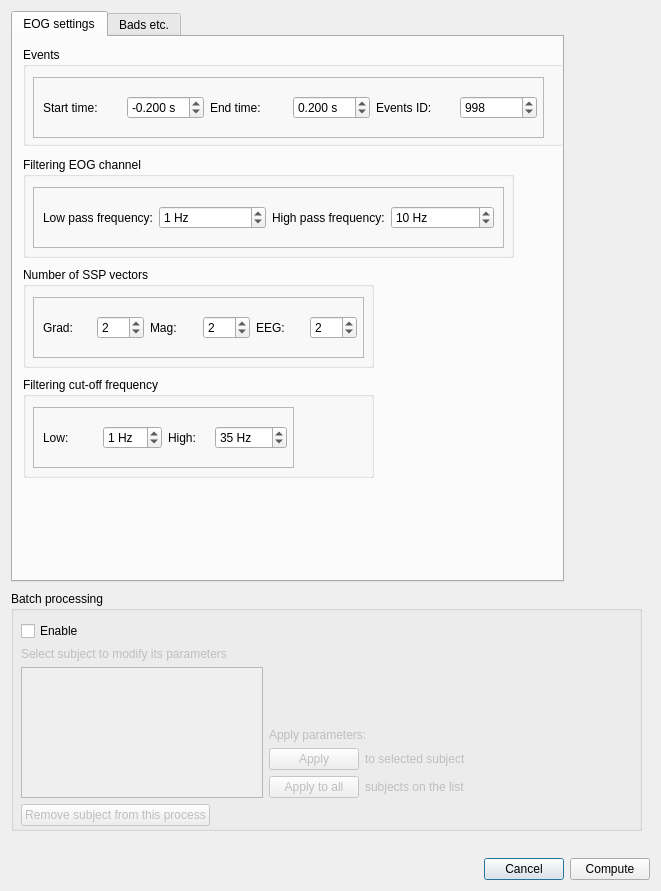
<?xml version="1.0" encoding="UTF-8"?>
<ui version="4.0">
 <class>Dialog</class>
 <widget class="QDialog" name="Dialog">
  <property name="enabled">
   <bool>true</bool>
  </property>
  <property name="geometry">
   <rect>
    <x>0</x>
    <y>0</y>
    <width>661</width>
    <height>891</height>
   </rect>
  </property>
  <property name="windowTitle">
   <string>Meggie - Compute EOG projections</string>
  </property>
  <layout class="QGridLayout" name="gridLayout">
   <item row="1" column="0">
    <layout class="QHBoxLayout" name="horizontalLayout_13">
     <item>
      <spacer name="horizontalSpacer">
       <property name="orientation">
        <enum>Qt::Horizontal</enum>
       </property>
       <property name="sizeHint" stdset="0">
        <size>
         <width>40</width>
         <height>20</height>
        </size>
       </property>
      </spacer>
     </item>
     <item>
      <widget class="QPushButton" name="pushButtonCancel">
       <property name="text">
        <string>Cancel</string>
       </property>
      </widget>
     </item>
     <item>
      <widget class="QPushButton" name="pushButtonCompute">
       <property name="sizePolicy">
        <sizepolicy hsizetype="Minimum" vsizetype="Fixed">
         <horstretch>0</horstretch>
         <verstretch>0</verstretch>
        </sizepolicy>
       </property>
       <property name="text">
        <string>Compute</string>
       </property>
      </widget>
     </item>
    </layout>
   </item>
   <item row="0" column="0">
    <widget class="QScrollArea" name="scrollArea">
     <property name="frameShape">
      <enum>QFrame::NoFrame</enum>
     </property>
     <property name="widgetResizable">
      <bool>true</bool>
     </property>
     <widget class="QWidget" name="scrollAreaWidgetContents">
      <property name="geometry">
       <rect>
        <x>0</x>
        <y>0</y>
        <width>643</width>
        <height>838</height>
       </rect>
      </property>
      <property name="minimumSize">
       <size>
        <width>540</width>
        <height>690</height>
       </size>
      </property>
      <widget class="QTabWidget" name="tabWidgetEOGSettings">
       <property name="geometry">
        <rect>
         <x>0</x>
         <y>0</y>
         <width>553</width>
         <height>571</height>
        </rect>
       </property>
       <property name="currentIndex">
        <number>0</number>
       </property>
       <widget class="QWidget" name="tabEOG1">
        <attribute name="title">
         <string>EOG settings</string>
        </attribute>
        <widget class="QGroupBox" name="groupBoxFilter">
         <property name="geometry">
          <rect>
           <x>10</x>
           <y>340</y>
           <width>351</width>
           <height>101</height>
          </rect>
         </property>
         <property name="title">
          <string>Filtering cut-off frequency</string>
         </property>
         <widget class="QFrame" name="frame_7">
          <property name="geometry">
           <rect>
            <x>10</x>
            <y>30</y>
            <width>261</width>
            <height>61</height>
           </rect>
          </property>
          <property name="frameShape">
           <enum>QFrame::StyledPanel</enum>
          </property>
          <property name="frameShadow">
           <enum>QFrame::Raised</enum>
          </property>
          <widget class="QWidget" name="horizontalLayoutWidget_19">
           <property name="geometry">
            <rect>
             <x>10</x>
             <y>10</y>
             <width>244</width>
             <height>41</height>
            </rect>
           </property>
           <layout class="QHBoxLayout" name="horizontalLayout_25">
            <item>
             <layout class="QHBoxLayout" name="horizontalLayout_26">
              <item>
               <widget class="QLabel" name="labelLow">
                <property name="text">
                 <string>Low:</string>
                </property>
               </widget>
              </item>
              <item>
               <widget class="QSpinBox" name="spinBoxLow">
                <property name="suffix">
                 <string> Hz</string>
                </property>
                <property name="value">
                 <number>1</number>
                </property>
               </widget>
              </item>
             </layout>
            </item>
            <item>
             <layout class="QHBoxLayout" name="horizontalLayout_27">
              <item>
               <widget class="QLabel" name="labelHigh">
                <property name="text">
                 <string>High:</string>
                </property>
               </widget>
              </item>
              <item>
               <widget class="QSpinBox" name="spinBoxHigh">
                <property name="suffix">
                 <string> Hz</string>
                </property>
                <property name="maximum">
                 <number>1000</number>
                </property>
                <property name="value">
                 <number>35</number>
                </property>
               </widget>
              </item>
             </layout>
            </item>
           </layout>
          </widget>
         </widget>
        </widget>
        <widget class="QGroupBox" name="groupBoxFilteringEOG">
         <property name="geometry">
          <rect>
           <x>10</x>
           <y>120</y>
           <width>491</width>
           <height>101</height>
          </rect>
         </property>
         <property name="title">
          <string>Filtering EOG channel</string>
         </property>
         <widget class="QFrame" name="frame_6">
          <property name="geometry">
           <rect>
            <x>10</x>
            <y>30</y>
            <width>471</width>
            <height>61</height>
           </rect>
          </property>
          <property name="frameShape">
           <enum>QFrame::StyledPanel</enum>
          </property>
          <property name="frameShadow">
           <enum>QFrame::Raised</enum>
          </property>
          <widget class="QWidget" name="horizontalLayoutWidget_20">
           <property name="geometry">
            <rect>
             <x>10</x>
             <y>10</y>
             <width>451</width>
             <height>41</height>
            </rect>
           </property>
           <layout class="QHBoxLayout" name="horizontalLayout_18">
            <item>
             <layout class="QHBoxLayout" name="horizontalLayout_23">
              <item>
               <widget class="QLabel" name="labelLowPass">
                <property name="text">
                 <string>Low pass frequency:</string>
                </property>
               </widget>
              </item>
              <item>
               <widget class="QSpinBox" name="spinBoxLowPass">
                <property name="suffix">
                 <string> Hz</string>
                </property>
                <property name="value">
                 <number>1</number>
                </property>
               </widget>
              </item>
             </layout>
            </item>
            <item>
             <layout class="QHBoxLayout" name="horizontalLayout_24">
              <item>
               <widget class="QLabel" name="labelHighPass">
                <property name="text">
                 <string>High pass frequency:</string>
                </property>
               </widget>
              </item>
              <item>
               <widget class="QSpinBox" name="spinBoxHighPass">
                <property name="suffix">
                 <string> Hz</string>
                </property>
                <property name="maximum">
                 <number>1000</number>
                </property>
                <property name="value">
                 <number>10</number>
                </property>
               </widget>
              </item>
             </layout>
            </item>
           </layout>
          </widget>
         </widget>
        </widget>
        <widget class="QGroupBox" name="groupBoxSSP">
         <property name="geometry">
          <rect>
           <x>10</x>
           <y>230</y>
           <width>351</width>
           <height>101</height>
          </rect>
         </property>
         <property name="title">
          <string>Number of SSP vectors</string>
         </property>
         <widget class="QFrame" name="frame_2">
          <property name="geometry">
           <rect>
            <x>10</x>
            <y>30</y>
            <width>331</width>
            <height>61</height>
           </rect>
          </property>
          <property name="frameShape">
           <enum>QFrame::StyledPanel</enum>
          </property>
          <property name="frameShadow">
           <enum>QFrame::Raised</enum>
          </property>
          <widget class="QWidget" name="horizontalLayoutWidget_9">
           <property name="geometry">
            <rect>
             <x>10</x>
             <y>10</y>
             <width>314</width>
             <height>41</height>
            </rect>
           </property>
           <layout class="QHBoxLayout" name="horizontalLayout_9">
            <item>
             <layout class="QHBoxLayout" name="horizontalLayout_3">
              <item>
               <widget class="QLabel" name="labelGrad">
                <property name="text">
                 <string>Grad:</string>
                </property>
               </widget>
              </item>
              <item>
               <widget class="QSpinBox" name="spinBoxGrad">
                <property name="value">
                 <number>2</number>
                </property>
               </widget>
              </item>
             </layout>
            </item>
            <item>
             <layout class="QHBoxLayout" name="horizontalLayout_4">
              <item>
               <widget class="QLabel" name="labelMag">
                <property name="text">
                 <string>Mag:</string>
                </property>
               </widget>
              </item>
              <item>
               <widget class="QSpinBox" name="spinBoxMag">
                <property name="value">
                 <number>2</number>
                </property>
               </widget>
              </item>
             </layout>
            </item>
            <item>
             <layout class="QHBoxLayout" name="horizontalLayout_5">
              <item>
               <widget class="QLabel" name="labelEeg">
                <property name="text">
                 <string>EEG:</string>
                </property>
               </widget>
              </item>
              <item>
               <widget class="QSpinBox" name="spinBoxEeg">
                <property name="value">
                 <number>2</number>
                </property>
               </widget>
              </item>
             </layout>
            </item>
           </layout>
          </widget>
         </widget>
        </widget>
        <widget class="QGroupBox" name="groupBoxEvent">
         <property name="geometry">
          <rect>
           <x>10</x>
           <y>10</y>
           <width>541</width>
           <height>99</height>
          </rect>
         </property>
         <property name="title">
          <string>Events</string>
         </property>
         <widget class="QFrame" name="frame">
          <property name="geometry">
           <rect>
            <x>10</x>
            <y>30</y>
            <width>511</width>
            <height>61</height>
           </rect>
          </property>
          <property name="frameShape">
           <enum>QFrame::StyledPanel</enum>
          </property>
          <property name="frameShadow">
           <enum>QFrame::Raised</enum>
          </property>
          <widget class="QWidget" name="horizontalLayoutWidget_8">
           <property name="geometry">
            <rect>
             <x>10</x>
             <y>10</y>
             <width>494</width>
             <height>41</height>
            </rect>
           </property>
           <layout class="QHBoxLayout" name="horizontalLayout_8">
            <item>
             <layout class="QHBoxLayout" name="horizontalLayout">
              <item>
               <widget class="QLabel" name="labelTmin">
                <property name="text">
                 <string>Start time:</string>
                </property>
               </widget>
              </item>
              <item>
               <widget class="QDoubleSpinBox" name="doubleSpinBoxTmin">
                <property name="suffix">
                 <string> s</string>
                </property>
                <property name="decimals">
                 <number>3</number>
                </property>
                <property name="minimum">
                 <double>-99.989999999999995</double>
                </property>
                <property name="singleStep">
                 <double>0.050000000000000</double>
                </property>
                <property name="value">
                 <double>-0.200000000000000</double>
                </property>
               </widget>
              </item>
             </layout>
            </item>
            <item>
             <layout class="QHBoxLayout" name="horizontalLayout_2">
              <item>
               <widget class="QLabel" name="labelTmax">
                <property name="text">
                 <string>End time:</string>
                </property>
               </widget>
              </item>
              <item>
               <widget class="QDoubleSpinBox" name="doubleSpinBoxTmax">
                <property name="suffix">
                 <string> s</string>
                </property>
                <property name="decimals">
                 <number>3</number>
                </property>
                <property name="minimum">
                 <double>-99.989999999999995</double>
                </property>
                <property name="singleStep">
                 <double>0.050000000000000</double>
                </property>
                <property name="value">
                 <double>0.200000000000000</double>
                </property>
               </widget>
              </item>
             </layout>
            </item>
            <item>
             <layout class="QHBoxLayout" name="horizontalLayout_6">
              <item>
               <widget class="QLabel" name="labelEventID">
                <property name="text">
                 <string>Events ID:</string>
                </property>
               </widget>
              </item>
              <item>
               <widget class="QSpinBox" name="spinBoxEventsID">
                <property name="maximum">
                 <number>10000</number>
                </property>
                <property name="value">
                 <number>998</number>
                </property>
               </widget>
              </item>
             </layout>
            </item>
           </layout>
          </widget>
         </widget>
        </widget>
       </widget>
       <widget class="QWidget" name="tabEOG2">
        <attribute name="title">
         <string>Bads etc.</string>
        </attribute>
        <widget class="QWidget" name="horizontalLayoutWidget_17">
         <property name="geometry">
          <rect>
           <x>10</x>
           <y>60</y>
           <width>351</width>
           <height>41</height>
          </rect>
         </property>
         <layout class="QHBoxLayout" name="horizontalLayout_21">
          <item>
           <widget class="QLabel" name="labelStart1">
            <property name="text">
             <string>Start artifact detection after</string>
            </property>
           </widget>
          </item>
          <item>
           <widget class="QSpinBox" name="spinBoxStart"/>
          </item>
          <item>
           <widget class="QLabel" name="labelStart2">
            <property name="text">
             <string>seconds.</string>
            </property>
           </widget>
          </item>
         </layout>
        </widget>
        <widget class="QWidget" name="horizontalLayoutWidget">
         <property name="geometry">
          <rect>
           <x>10</x>
           <y>160</y>
           <width>281</width>
           <height>41</height>
          </rect>
         </property>
         <layout class="QHBoxLayout" name="horizontalLayout_7">
          <item>
           <widget class="QLabel" name="labelJobs">
            <property name="text">
             <string>Number of jobs to run in parallel:</string>
            </property>
           </widget>
          </item>
          <item>
           <widget class="QSpinBox" name="spinBoxJobs">
            <property name="value">
             <number>1</number>
            </property>
           </widget>
          </item>
         </layout>
        </widget>
        <widget class="QWidget" name="layoutWidget">
         <property name="geometry">
          <rect>
           <x>10</x>
           <y>10</y>
           <width>531</width>
           <height>41</height>
          </rect>
         </property>
         <layout class="QHBoxLayout" name="horizontalLayout_28">
          <item>
           <widget class="QLabel" name="labelBad">
            <property name="text">
             <string>Bad channels (eg. MEG 2443, MEG 1531):</string>
            </property>
           </widget>
          </item>
          <item>
           <widget class="QLineEdit" name="lineEditBad"/>
          </item>
         </layout>
        </widget>
        <widget class="QWidget" name="layoutWidget_2">
         <property name="geometry">
          <rect>
           <x>10</x>
           <y>110</y>
           <width>308</width>
           <height>41</height>
          </rect>
         </property>
         <layout class="QHBoxLayout" name="horizontalLayout_22">
          <item>
           <widget class="QLabel" name="labelTaps">
            <property name="text">
             <string>Number of taps to use for filtering:</string>
            </property>
           </widget>
          </item>
          <item>
           <widget class="QSpinBox" name="spinBoxTaps">
            <property name="maximum">
             <number>10000</number>
            </property>
            <property name="value">
             <number>2048</number>
            </property>
           </widget>
          </item>
         </layout>
        </widget>
        <widget class="QWidget" name="verticalLayoutWidget">
         <property name="geometry">
          <rect>
           <x>10</x>
           <y>250</y>
           <width>371</width>
           <height>111</height>
          </rect>
         </property>
         <layout class="QVBoxLayout" name="verticalLayout">
          <item>
           <widget class="QCheckBox" name="checkBoxEEGProj">
            <property name="text">
             <string>Add EEG average reference proj.</string>
            </property>
           </widget>
          </item>
          <item>
           <widget class="QCheckBox" name="checkBoxSSPProj">
            <property name="text">
             <string>Exclude the SSP projectors currently in the fiff file</string>
            </property>
            <property name="checked">
             <bool>true</bool>
            </property>
           </widget>
          </item>
          <item>
           <widget class="QCheckBox" name="checkBoxSSPCompute">
            <property name="text">
             <string>Compute SSP after averaging</string>
            </property>
           </widget>
          </item>
         </layout>
        </widget>
        <widget class="QGroupBox" name="groupBox">
         <property name="geometry">
          <rect>
           <x>10</x>
           <y>400</y>
           <width>491</width>
           <height>151</height>
          </rect>
         </property>
         <property name="title">
          <string>Epoch rejection</string>
         </property>
         <widget class="QFrame" name="frameEpochRejection">
          <property name="enabled">
           <bool>true</bool>
          </property>
          <property name="geometry">
           <rect>
            <x>10</x>
            <y>30</y>
            <width>461</width>
            <height>91</height>
           </rect>
          </property>
          <property name="frameShape">
           <enum>QFrame::StyledPanel</enum>
          </property>
          <property name="frameShadow">
           <enum>QFrame::Raised</enum>
          </property>
          <widget class="QWidget" name="horizontalLayoutWidget_4">
           <property name="geometry">
            <rect>
             <x>10</x>
             <y>10</y>
             <width>441</width>
             <height>71</height>
            </rect>
           </property>
           <layout class="QHBoxLayout" name="horizontalLayout_12">
            <item>
             <layout class="QVBoxLayout" name="verticalLayout_2">
              <item>
               <layout class="QHBoxLayout" name="horizontalLayout_14">
                <item>
                 <widget class="QLabel" name="labelGradReject">
                  <property name="text">
                   <string>Grad:</string>
                  </property>
                 </widget>
                </item>
                <item>
                 <widget class="QDoubleSpinBox" name="doubleSpinBoxGradReject">
                  <property name="prefix">
                   <string/>
                  </property>
                  <property name="suffix">
                   <string> fT/cm</string>
                  </property>
                  <property name="maximum">
                   <double>1000000000.000000000000000</double>
                  </property>
                  <property name="value">
                   <double>3000.000000000000000</double>
                  </property>
                 </widget>
                </item>
               </layout>
              </item>
              <item>
               <layout class="QHBoxLayout" name="horizontalLayout_11">
                <item>
                 <widget class="QLabel" name="labelEegReject">
                  <property name="text">
                   <string>EEG:</string>
                  </property>
                 </widget>
                </item>
                <item>
                 <widget class="QDoubleSpinBox" name="doubleSpinBoxEEGReject">
                  <property name="suffix">
                   <string> uV</string>
                  </property>
                  <property name="maximum">
                   <double>1000000000.000000000000000</double>
                  </property>
                  <property name="value">
                   <double>100.000000000000000</double>
                  </property>
                 </widget>
                </item>
               </layout>
              </item>
             </layout>
            </item>
            <item>
             <layout class="QVBoxLayout" name="verticalLayout_3">
              <item>
               <layout class="QHBoxLayout" name="horizontalLayout_10">
                <item>
                 <widget class="QLabel" name="labelMagReject">
                  <property name="text">
                   <string>Mag:</string>
                  </property>
                 </widget>
                </item>
                <item>
                 <widget class="QDoubleSpinBox" name="doubleSpinBoxMagReject">
                  <property name="suffix">
                   <string> fT</string>
                  </property>
                  <property name="maximum">
                   <double>1000000000.000000000000000</double>
                  </property>
                  <property name="value">
                   <double>4000.000000000000000</double>
                  </property>
                 </widget>
                </item>
               </layout>
              </item>
              <item>
               <layout class="QHBoxLayout" name="horizontalLayout_15">
                <item>
                 <widget class="QLabel" name="labelEogReject">
                  <property name="text">
                   <string>EOG:</string>
                  </property>
                 </widget>
                </item>
                <item>
                 <widget class="QDoubleSpinBox" name="doubleSpinBoxEOGReject">
                  <property name="suffix">
                   <string> uV</string>
                  </property>
                  <property name="maximum">
                   <double>1000000000.000000000000000</double>
                  </property>
                  <property name="value">
                   <double>1000000000.000000000000000</double>
                  </property>
                 </widget>
                </item>
               </layout>
              </item>
             </layout>
            </item>
           </layout>
          </widget>
         </widget>
        </widget>
       </widget>
      </widget>
      <widget class="QGroupBox" name="groupBoxBatch">
       <property name="geometry">
        <rect>
         <x>0</x>
         <y>580</y>
         <width>631</width>
         <height>240</height>
        </rect>
       </property>
       <property name="sizePolicy">
        <sizepolicy hsizetype="Expanding" vsizetype="Fixed">
         <horstretch>0</horstretch>
         <verstretch>0</verstretch>
        </sizepolicy>
       </property>
       <property name="minimumSize">
        <size>
         <width>0</width>
         <height>240</height>
        </size>
       </property>
       <property name="title">
        <string>Batch processing</string>
       </property>
       <widget class="QWidget" name="verticalLayoutWidget_4">
        <property name="geometry">
         <rect>
          <x>10</x>
          <y>30</y>
          <width>471</width>
          <height>205</height>
         </rect>
        </property>
        <layout class="QVBoxLayout" name="verticalLayout_9">
         <item>
          <widget class="QCheckBox" name="checkBoxBatch_2">
           <property name="sizePolicy">
            <sizepolicy hsizetype="Fixed" vsizetype="Fixed">
             <horstretch>0</horstretch>
             <verstretch>0</verstretch>
            </sizepolicy>
           </property>
           <property name="text">
            <string>Enable</string>
           </property>
          </widget>
         </item>
         <item>
          <widget class="QLabel" name="labelSubjects_2">
           <property name="enabled">
            <bool>false</bool>
           </property>
           <property name="sizePolicy">
            <sizepolicy hsizetype="Fixed" vsizetype="Preferred">
             <horstretch>0</horstretch>
             <verstretch>0</verstretch>
            </sizepolicy>
           </property>
           <property name="text">
            <string>Select subject to modify its parameters</string>
           </property>
          </widget>
         </item>
         <item>
          <layout class="QHBoxLayout" name="horizontalLayout_17">
           <item>
            <widget class="QListWidget" name="listWidgetSubjects_2">
             <property name="enabled">
              <bool>false</bool>
             </property>
             <property name="sizePolicy">
              <sizepolicy hsizetype="Expanding" vsizetype="Expanding">
               <horstretch>0</horstretch>
               <verstretch>0</verstretch>
              </sizepolicy>
             </property>
            </widget>
           </item>
           <item>
            <layout class="QVBoxLayout" name="verticalLayout_10">
             <item>
              <layout class="QVBoxLayout" name="verticalLayout_11">
               <item>
                <spacer name="verticalSpacer_7">
                 <property name="orientation">
                  <enum>Qt::Vertical</enum>
                 </property>
                 <property name="sizeHint" stdset="0">
                  <size>
                   <width>20</width>
                   <height>40</height>
                  </size>
                 </property>
                </spacer>
               </item>
               <item>
                <widget class="QLabel" name="label_5">
                 <property name="enabled">
                  <bool>false</bool>
                 </property>
                 <property name="text">
                  <string>Apply parameters:</string>
                 </property>
                </widget>
               </item>
               <item>
                <layout class="QHBoxLayout" name="horizontalLayout_30">
                 <item>
                  <widget class="QPushButton" name="pushButtonApply_2">
                   <property name="enabled">
                    <bool>false</bool>
                   </property>
                   <property name="sizePolicy">
                    <sizepolicy hsizetype="Expanding" vsizetype="Fixed">
                     <horstretch>0</horstretch>
                     <verstretch>0</verstretch>
                    </sizepolicy>
                   </property>
                   <property name="minimumSize">
                    <size>
                     <width>90</width>
                     <height>0</height>
                    </size>
                   </property>
                   <property name="maximumSize">
                    <size>
                     <width>90</width>
                     <height>16777215</height>
                    </size>
                   </property>
                   <property name="text">
                    <string>Apply</string>
                   </property>
                  </widget>
                 </item>
                 <item>
                  <widget class="QLabel" name="label_6">
                   <property name="enabled">
                    <bool>false</bool>
                   </property>
                   <property name="text">
                    <string>to selected subject</string>
                   </property>
                  </widget>
                 </item>
                 <item>
                  <spacer name="horizontalSpacer_4">
                   <property name="orientation">
                    <enum>Qt::Horizontal</enum>
                   </property>
                   <property name="sizeHint" stdset="0">
                    <size>
                     <width>40</width>
                     <height>20</height>
                    </size>
                   </property>
                  </spacer>
                 </item>
                </layout>
               </item>
               <item>
                <layout class="QHBoxLayout" name="horizontalLayout_31">
                 <item>
                  <widget class="QPushButton" name="pushButtonApplyAll_2">
                   <property name="enabled">
                    <bool>false</bool>
                   </property>
                   <property name="sizePolicy">
                    <sizepolicy hsizetype="Expanding" vsizetype="Fixed">
                     <horstretch>0</horstretch>
                     <verstretch>0</verstretch>
                    </sizepolicy>
                   </property>
                   <property name="minimumSize">
                    <size>
                     <width>90</width>
                     <height>0</height>
                    </size>
                   </property>
                   <property name="maximumSize">
                    <size>
                     <width>90</width>
                     <height>16777215</height>
                    </size>
                   </property>
                   <property name="text">
                    <string>Apply to all</string>
                   </property>
                  </widget>
                 </item>
                 <item>
                  <widget class="QLabel" name="label_7">
                   <property name="enabled">
                    <bool>false</bool>
                   </property>
                   <property name="text">
                    <string>subjects on the list</string>
                   </property>
                  </widget>
                 </item>
                 <item>
                  <spacer name="horizontalSpacer_5">
                   <property name="orientation">
                    <enum>Qt::Horizontal</enum>
                   </property>
                   <property name="sizeHint" stdset="0">
                    <size>
                     <width>40</width>
                     <height>20</height>
                    </size>
                   </property>
                  </spacer>
                 </item>
                </layout>
               </item>
              </layout>
             </item>
            </layout>
           </item>
          </layout>
         </item>
         <item>
          <widget class="QPushButton" name="pushButtonRemove_2">
           <property name="enabled">
            <bool>false</bool>
           </property>
           <property name="sizePolicy">
            <sizepolicy hsizetype="Fixed" vsizetype="Fixed">
             <horstretch>0</horstretch>
             <verstretch>0</verstretch>
            </sizepolicy>
           </property>
           <property name="text">
            <string>Remove subject from this process</string>
           </property>
          </widget>
         </item>
        </layout>
       </widget>
      </widget>
      <zorder>tabWidgetEOGSettings</zorder>
      <zorder>verticalLayoutWidget_4</zorder>
      <zorder>groupBoxBatch</zorder>
     </widget>
    </widget>
   </item>
  </layout>
 </widget>
 <tabstops>
  <tabstop>scrollArea</tabstop>
  <tabstop>doubleSpinBoxTmin</tabstop>
  <tabstop>doubleSpinBoxTmax</tabstop>
  <tabstop>spinBoxEventsID</tabstop>
  <tabstop>spinBoxLowPass</tabstop>
  <tabstop>spinBoxHighPass</tabstop>
  <tabstop>spinBoxGrad</tabstop>
  <tabstop>spinBoxMag</tabstop>
  <tabstop>spinBoxEeg</tabstop>
  <tabstop>spinBoxLow</tabstop>
  <tabstop>spinBoxHigh</tabstop>
  <tabstop>lineEditBad</tabstop>
  <tabstop>spinBoxStart</tabstop>
  <tabstop>spinBoxTaps</tabstop>
  <tabstop>spinBoxJobs</tabstop>
  <tabstop>checkBoxEEGProj</tabstop>
  <tabstop>checkBoxSSPProj</tabstop>
  <tabstop>checkBoxSSPCompute</tabstop>
  <tabstop>pushButtonCancel</tabstop>
  <tabstop>pushButtonCompute</tabstop>
  <tabstop>tabWidgetEOGSettings</tabstop>
 </tabstops>
 <resources/>
 <connections>
  <connection>
   <sender>pushButtonCompute</sender>
   <signal>clicked()</signal>
   <receiver>Dialog</receiver>
   <slot>accept()</slot>
   <hints>
    <hint type="sourcelabel">
     <x>396</x>
     <y>753</y>
    </hint>
    <hint type="destinationlabel">
     <x>333</x>
     <y>5</y>
    </hint>
   </hints>
  </connection>
  <connection>
   <sender>pushButtonCancel</sender>
   <signal>clicked(bool)</signal>
   <receiver>Dialog</receiver>
   <slot>reject()</slot>
   <hints>
    <hint type="sourcelabel">
     <x>205</x>
     <y>748</y>
    </hint>
    <hint type="destinationlabel">
     <x>248</x>
     <y>8</y>
    </hint>
   </hints>
  </connection>
 </connections>
</ui>
